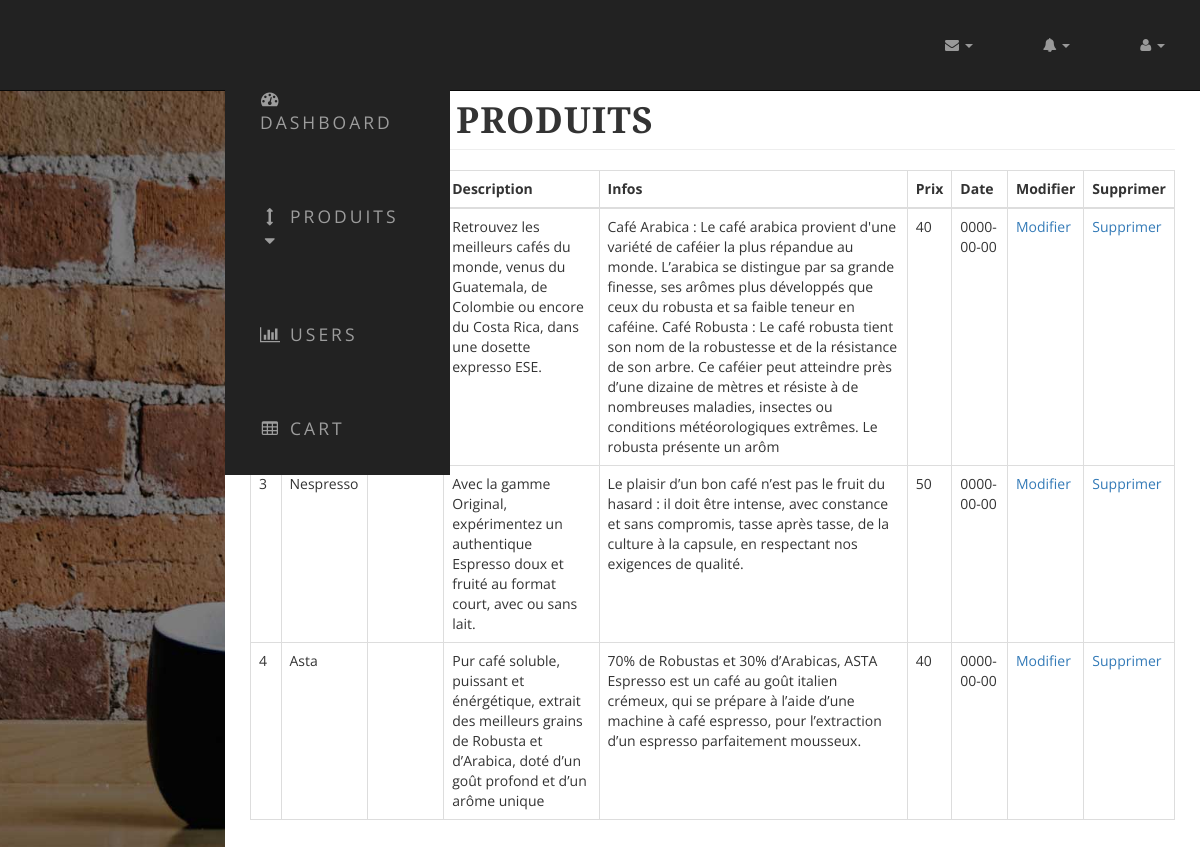
Screenshot of /admin/voir_produits.php with the database file from the repository.
### tables this page shows
CREATE TABLE `produits` (
  `id_produit` int(15) NOT NULL,
  `titre_produit` varchar(30) NOT NULL,
  `image_produit` varchar(30) NOT NULL,
  `desc_produit` varchar(300) NOT NULL,
  `infos_produit` varchar(500) NOT NULL,
  `prix_produit` int(50) NOT NULL,
  `date_produit` date NOT NULL
);

### admin/voir_produits.php (the view, shortened to what this page needs)
<?php include "admin_header.php" ?>
            <div class="container-fluid">
                <div class="row">
                    <div class="col-lg-12">
                        <h1 class="page-header">
                            Liste des Produits
                        </h1>
                    </div>
                </div>
                <table class="table table-bordered table-hover">
                <thead>
                    <tr>
                        <th>Id</th>
                        <th>Titre</th>
                        <th>Image</th>
                        <th>Description</th>
                        <th>Infos</th>
                        <th>Prix</th>
                        <th>Date</th>
                        <th>Modifier</th>
                        <th>Supprimer</th>
                    </tr>
                </thead>
                      <tbody>
                      <?php
                            $connection = mysqli_connect('Localhost','root','','perfectcup');
                            $query = "SELECT * FROM produits";
                            $load_products_query = mysqli_query($connection,$query);
                            while ($row = mysqli_fetch_array($load_products_query)) {
                                $id_produit = $row['id_produit'];
                                $titre_produit = $row['titre_produit'];
                                $image_produit = $row['image_produit'];
                                $desc_produit = $row['desc_produit'];
                                $infos_produit = $row['infos_produit'];
                                $prix_produit = $row['prix_produit'];
                                $date_produit = $row['date_produit'];
                                echo "<tr>";
                                echo "<td>$id_produit</td>";
                                echo "<td>$titre_produit</td>";
                                echo "<td><img class= 'img-responsive' src='../img/$image_produit' alt=''></td>";
                                echo "<td>$desc_produit</td>";
                                echo "<td>$infos_produit</td>";
                                echo "<td>$prix_produit</td>";
                                echo "<td>$date_produit</td>";
                                echo "<td> <a href='modifier_produits.php?modifier=$id_produit'>Modifier</a></td>";
                                echo "<td><a href='voir_produits.php?supprimer=$id_produit'>Supprimer</a></td>";
                                echo "</tr>";
                            }
                        ?>
                      </tbody>
            </table>
            </div>
    <?php include "admin_footer.php" ?>

### admin/admin_header.php (shortened to what this page needs)
<!DOCTYPE html>
<html lang="en">
<head>
    <link href="css/bootstrap.min.css" rel="stylesheet">
    <link href="css/sb-admin.css" rel="stylesheet">
    <link href="font-awesome/css/font-awesome.min.css" rel="stylesheet" type="text/css">
    <link href="css/business-casual.css" rel="stylesheet">
</head>
<body>
    <div id="wrapper">
        <?php include "admin_nav.php" ?>
        <div id="page-wrapper">

### admin/admin_nav.php (shortened to what this page needs)
<nav class="navbar navbar-inverse navbar-fixed-top" role="navigation">
            <ul class="nav navbar-right top-nav">
                <li class="dropdown">
                    <a href="#" class="dropdown-toggle" data-toggle="dropdown"><i class="fa fa-envelope"></i> <b class="caret"></b></a>
                </li>
                <li class="dropdown">
                    <a href="#" class="dropdown-toggle" data-toggle="dropdown"><i class="fa fa-bell"></i> <b class="caret"></b></a>
                </li>
                <li class="dropdown">
                    <a href="#" class="dropdown-toggle" data-toggle="dropdown"><i class="fa fa-user"></i> <b class="caret"></b></a>
                </li>
            </ul>
            <div class="collapse navbar-collapse navbar-ex1-collapse">
                <ul class="nav navbar-nav side-nav">
                    <li>
                        <a href="index.php"><i class="fa fa-fw fa-dashboard"></i> Dashboard</a>
                    </li>
                    <li>
                        <a href="javascript:;" data-toggle="collapse" data-target="#products"><i class="fa fa-fw fa-arrows-v"></i> Produits <i class="fa fa-fw fa-caret-down"></i></a>
                    </li>
                    <li>
                        <a href="users.php"><i class="fa fa-fw fa-bar-chart-o"></i> Users</a>
                    </li>
                    <li>
                        <a href="panier.php"><i class="fa fa-fw fa-table"></i> Cart</a>
                    </li>
                </ul>
            </div>
        </nav>

### admin/admin_footer.php (shortened to what this page needs)
</div>
    </div>
</body>
</html>

### admin/css/sb-admin.css (style rules this page uses)
body { margin-top: 100px; background-color: #222; }
@media (min-width:768px) { body { margin-top: 50px; } }
#wrapper { padding-left: 0; }
#page-wrapper { width: 100%; padding: 0; background-color: #fff; }
@media (min-width:768px) { #wrapper { padding-left: 225px; } }
@media (min-width:768px) { #page-wrapper { padding: 10px; } }
.top-nav { padding: 0 15px; }
.top-nav>li { display: inline-block; float: left; }
.top-nav>li>a { padding-top: 15px; padding-bottom: 15px; line-height: 20px; color: #999; }
@media (min-width:768px) { .side-nav { position: fixed; top: 51px; left: 225px; width: 225px; margin-left: -225px; border: none; border-radius: 0; overflow-y: auto; background-color: #222; } }
@media (min-width:768px) { .side-nav>li>a { width: 225px; } }

### css/business-casual.css (style rules this page uses)
body { font-family: "Open Sans","Helvetica Neue",Helvetica,Arial,sans-serif; background: url('../img/bg.jpg') no-repeat center center fixed; -webkit-background-size: cover; -moz-background-size: cover; background-size: cover; -o-background-size: cover; }
h1, h2, h3, h4, h5, h6 { text-transform: uppercase; font-family: "Josefin Slab","Helvetica Neue",Helvetica,Arial,sans-serif; font-weight: 700; letter-spacing: 1px; }
.navbar-nav { text-transform: uppercase; font-weight: 400; letter-spacing: 3px; }
@media screen and (min-width:768px) { .navbar { border-radius: 0; } }
@media screen and (min-width:768px) { .navbar { min-height: 0; } }
@media screen and (min-width:768px) { .nav>li>a { padding: 35px; } }
@media screen and (min-width:768px) { .navbar-nav>li>a { line-height: normal; } }
@media screen and (min-width:768px) { .navbar-nav { display: table; float: none; margin: 0 auto; table-layout: fixed; font-size: 1.25em; } }

### rows the page displays
produits: desc_produit "Retrouvez les meilleurs cafés du monde, venus du Guatemala, de Colombie ou encore du Costa Rica, dans une dosette expresso ESE.", infos_produit "Café Arabica : Le café arabica provient d'une variété de caféier la plus répandue au monde. L’arabica se distingue par sa grande finesse, ses arômes plus développés que ceux du robusta et sa faible teneur en caféine. Café Robusta : Le café robusta tient son nom de la robustesse et de la résistance de son arbre. Ce caféier peut atteindre près d’une dizaine de mètres et résiste à de nombreuses maladies, insectes ou conditions météorologiques extrêmes. Le robusta présente un arôm", prix_produit "40", date_produit "0000-00-00"
produits: id_produit "3", titre_produit "Nespresso", desc_produit "Avec la gamme Original, expérimentez un authentique Espresso doux et fruité au format court, avec ou sans lait.", infos_produit "Le plaisir d’un bon café n’est pas le fruit du hasard : il doit être intense, avec constance et sans compromis, tasse après tasse, de la culture à la capsule, en respectant nos exigences de qualité.", prix_produit "50", date_produit "0000-00-00"
produits: id_produit "4", titre_produit "Asta", desc_produit "Pur café soluble, puissant et énérgétique, extrait des meilleurs grains de Robusta et d’Arabica, doté d’un goût profond et d’un arôme unique", infos_produit "70% de Robustas et 30% d’Arabicas, ASTA Espresso est un café au goût italien crémeux, qui se prépare à l’aide d’une machine à café espresso, pour l’extraction d’un espresso parfaitement mousseux.", prix_produit "40", date_produit "0000-00-00"
